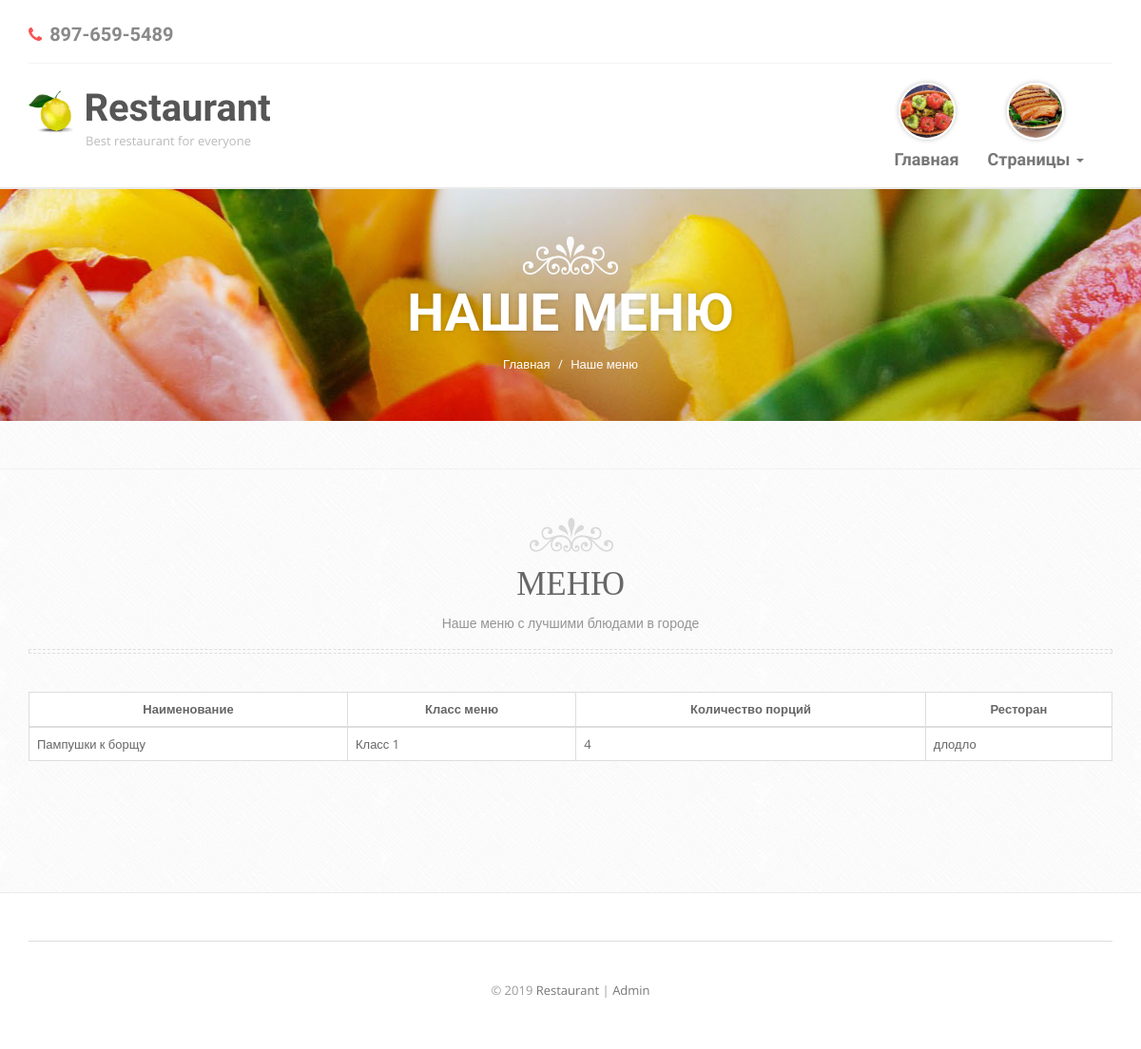
Page /menu.php on the earlier database version.
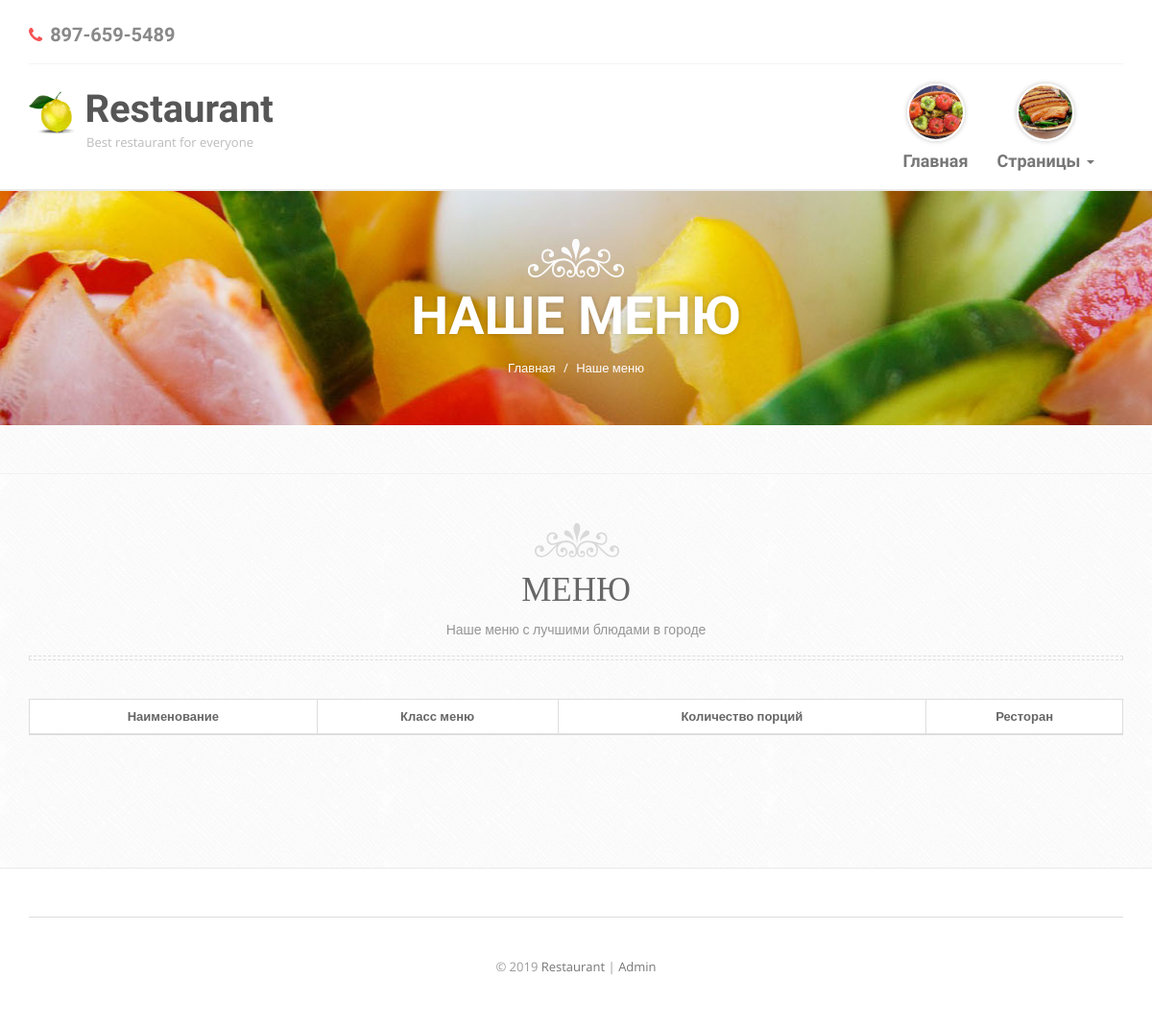
Same page on the later database version.
### tables this page shows
CREATE TABLE IF NOT EXISTS `menu`
(
    `id_item`               INT(11)      NOT NULL AUTO_INCREMENT,
    `del_title`             VARCHAR(100) NULL DEFAULT NULL,
    `class_menu`            VARCHAR(100) NULL DEFAULT NULL,
    `number_peace_menu`     INT(11)      NULL DEFAULT NULL,
    `restorans_id_restoran` INT(11)      NOT NULL,
    PRIMARY KEY (`id_item`),
    INDEX `fk_menu_restorans_idx` (`restorans_id_restoran` ASC),
    CONSTRAINT `fk_menu_restorans`
        FOREIGN KEY (`restorans_id_restoran`)
            REFERENCES `restorans` (`id_restoran`)
            ON DELETE NO ACTION
            ON UPDATE NO ACTION
);

CREATE TABLE IF NOT EXISTS `restorans`
(
    `id_restoran`           INT(11)      NOT NULL AUTO_INCREMENT,
    `number_phone_restoran` VARCHAR(10)  NOT NULL,
    `email`                 CHAR(100)    NOT NULL,
    `address`               VARCHAR(100) NOT NULL,
    `description`           TEXT         NULL DEFAULT NULL,
    `resto_title`           VARCHAR(145) NOT NULL,
    PRIMARY KEY (`id_restoran`)
);

### Dbsettings.php (called while the page is built)
<?php
$host     = '127.0.0.1';
$user     = 'root';
$password = '';
$db_name  = 'restaurant';

### DB.php (called while the page is built, shortened)
<?php
class DB
{
    protected $connetion;
    public function __construct($host, $user, $password, $db_name)
    {
        $this->connetion = new mysqli($host, $user, $password, $db_name);
    }
    public function query($sql)
    {
        $result = $this->connetion->query($sql);
        if (is_bool($result)) {
            return $result;
        }
        $data = array();
        while ($row = mysqli_fetch_assoc($result)) {
            $data[] = $row;
        }
        return $data;
    }
}

### public/menu.php (the view, shortened to what this page needs)
<?php
$title = "Наше меню";
require_once('../Dbsettings.php');
require_once('../DB.php');
include_once('header.php');
?>
    <div class="banner padd">
        <div class="container">
            <img class="img-responsive" src="img/crown-white.png" alt=""/>
            <h2 class="white"><?= $title ?></h2>
            <ol class="breadcrumb">
                <li><a href="index.php">Главная</a></li>
                <li class="active"><?= $title ?></li>
            </ol>
        </div>
    </div>
    <div class="inner-page padd">
        <div class="menu padd">
            <div class="container">
                <div class="default-heading">
                    <img class="img-responsive" src="img/crown.png" alt=""/>
                    <h2>Меню</h2>
                    <p>Наше меню с лучшими блюдами в городе</p>
                    <div class="border"></div>
                </div>
                <table class="table table-bordered table-hover">
                    <thead>
                    <tr>
                        <th scope="col" class="text-center">Наименование</th>
                        <th scope="col" class="text-center">Класс меню</th>
                        <th scope="col" class="text-center">Количество порций</th>
                        <th scope="col" class="text-center">Ресторан</th>
                    </tr>
                    </thead>
                    <tbody>
                    <?php
                    try {
                    $db = new DB($host, $user, $password, $db_name);
                    $menu = $db->query("SELECT * FROM menu, restorans WHERE menu.restorans_id_restoran = restorans.id_restoran");
                    foreach ($menu as $menuitem) {
                        ?>
                        <tr>
                            <td><?php echo $menuitem["del_title"]; ?></td>
                            <td><?php echo $menuitem["class_menu"]; ?></td>
                            <td><?php echo $menuitem["number_peace_menu"]; ?></td>
                            <td><?php echo $menuitem["resto_title"]; ?></td>
                        </tr>
                    <?php }
                    ?>
                    </tbody>
                </table>
                <?php
                } catch
                (Exception $e) {
                    echo $e->getMessage() . ':(';
                }
                ?>
            </div>
        </div>
    </div>
<?php include_once('footer.php'); ?>

Differences in the rows shown:
removed menu: del_title "Пампушки к борщу", class_menu "Класс 1", number_peace_menu "4", restorans_id_restoran.resto_title "длодло"
